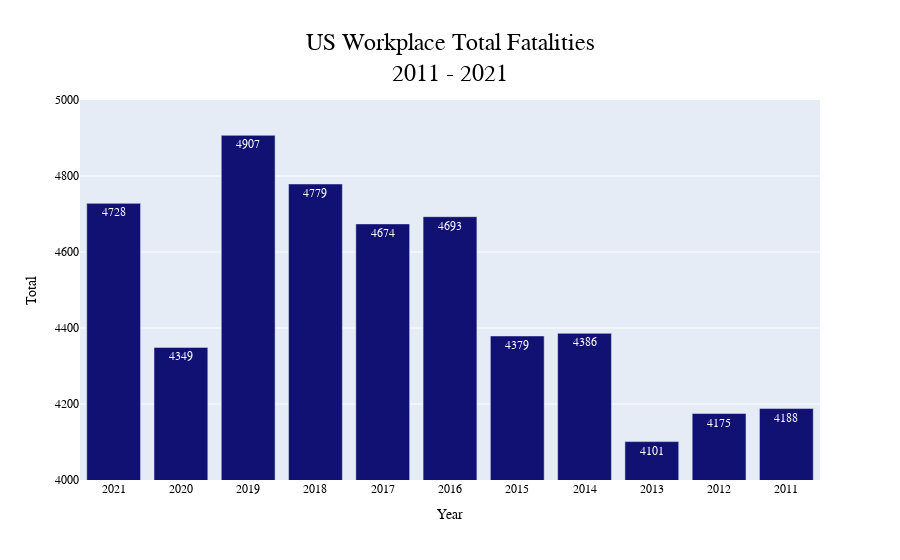

The code cell stored with this chart in its notebook:
### Code cell
fig = px.bar(df_0, x=df_0['Year'], y=df_0[var_0], 
                text_auto=True, 
                title= 'US Workplace ' + var_0 + ' Fatalities<br>' + str(syear) + ' - ' + str(eyear))
fig.update_yaxes(autorange=False,fixedrange=False,range=['4000','5000'])                
fig.update_traces(marker_color='#111173')
fig.update_layout(
    font_family="Arial",
    font_color="black",
    title_x=0.5,
    title_xanchor="center",
    title_font_family="Arial",
    title_font_color="black",
    title_font_size=24
    )               
fig.show()

### Figure 1 — Plotly figure (JSON) as saved in the notebook; plotly's stock layout.template omitted (floating-point values rounded to 4 significant figures)
{"data": [{"alignmentgroup": "True", "hovertemplate": "Year=%{x}<br>Total=%{y}<extra></extra>", "legendgroup": "", "marker": {"color": "#111173", "pattern": {"shape": ""}}, "name": "", "offsetgroup": "", "orientation": "v", "showlegend": false, "textposition": "auto", "texttemplate": "%{y}", "type": "bar", "x": ["2021", "2020", "2019", "2018", "2017", "2016", "2015", "2014", "2013", "2012", "2011"], "xaxis": "x", "y": [4728, 4349, 4907, 4779, 4674, 4693, 4379, 4386, 4101, 4175, 4188], "yaxis": "y"}], "layout": {"barmode": "relative", "font": {"color": "black", "family": "Arial"}, "legend": {"tracegroupgap": 0}, "title": {"font": {"color": "black", "family": "Arial", "size": 24}, "text": "US Workplace Total Fatalities<br>2011 - 2021", "x": 0.5, "xanchor": "center"}, "xaxis": {"anchor": "y", "domain": [0, 1], "title": {"text": "Year"}}, "yaxis": {"anchor": "x", "autorange": false, "domain": [0, 1], "fixedrange": false, "range": ["4000", "5000"], "title": {"text": "Total"}}}}
